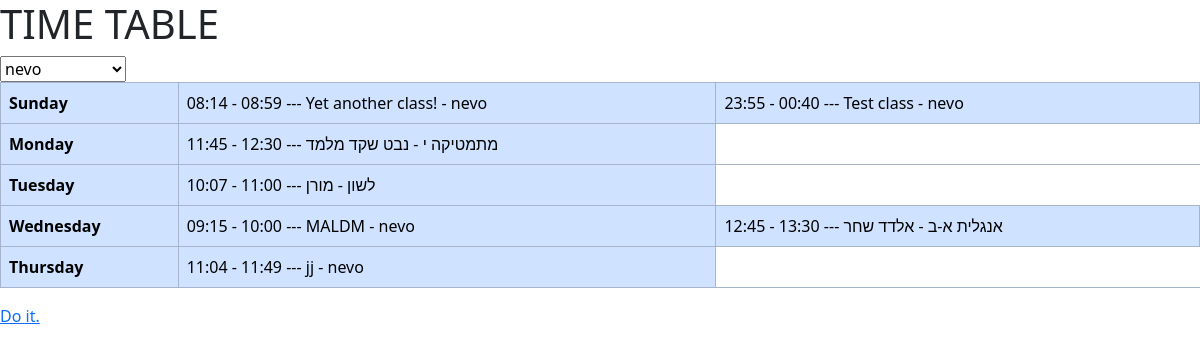
Screenshot of /timetable/ with the database file from the repository.
### timetable/models.py (models this page shows)
class Class(models.Model):
    name = models.CharField(max_length=100)
    day_of_week = models.CharField(default="", max_length=100, choices=DAYS_OF_WEEKDAY)
    hour = models.fields.TimeField(choices={datetime.time(8,30):"08:30",datetime.time(9,15):"09:15",datetime.time(10,7):"10:07",datetime.time(11,0):"11:00",datetime.time(11,45):"11:45",datetime.time(12,45):"12:45",datetime.time(13,45):"13:45"})
    duration = models.fields.DurationField(default=datetime.timedelta(days=0, minutes=45))
    room = models.CharField(max_length=100)
    teacher = models.ForeignKey(Teacher, on_delete=models.CASCADE)
    def __str__(self):
        return str(self.hour)[:5] + " - " + str(
            (datetime.datetime.combine(datetime.date(1, 1, 1), self.hour) + self.duration).time())[
                                            :5] + " --- " + self.name + " - " + self.teacher.name

class Teacher(models.Model):
    name = models.CharField(max_length=100)
    phone_number = models.CharField(max_length=10)
    email = models.EmailField(max_length=100)
    last_sub = models.DateField(default=timezone.now)
    is_available = models.BooleanField(default=True)
    def __str__(self):
        return self.name

### timetable/views.py (the view)
# urls.py: path('', views.index, name='index'),
def index(request):
    classes_by_day = {"Sunday": [], "Monday": [], "Tuesday": [], "Wednesday": [], "Thursday": []}
    for i in classes_by_day:
        classes_by_day[i] = Class.objects.filter(day_of_week=i).order_by("hour")
    return render(request, 'index.html',
                  {"classes": classes_by_day, "teacher": Teacher.objects.all().order_by("last_sub")})

### timetable/templates/index.html (shortened to what this page needs)
<!DOCTYPE html>
<html lang="heb">
<head>
    <link href="https://cdn.jsdelivr.net/npm/bootstrap@5.3.3/dist/css/bootstrap.min.css" rel="stylesheet">
</head>
<body>
	<h1>TIME TABLE</h1>
    <label>
        <select>
            {% for option in teacher %}
            <option>{{ option }}</option>
            {% endfor %}
        </select>
    </label>
    <table class="table table-primary table-bordered">
    {% for key,value in classes.items %}
        <tr>
        <th>{{ key }}</th>
            {% for v in value %}
        <td>{{ v }}</td>
                {% endfor %}
                </tr>
    {% endfor %}
</table>
<p><a href="#">Do it.</a></p>
</body>
</html>

### rows the page displays
Class: hour+duration+name "08:14 - 08:59 --- Yet another class! - nevo"
Class: hour+duration+name "23:55 - 00:40 --- Test class - nevo"
Class: hour+duration+name "11:45 - 12:30 --- מתמטיקה י - נבט שקד מלמד"
Class: hour+duration+name "10:07 - 11:00 --- לשון - מורן"
Class: hour+duration+name "09:15 - 10:00 --- MALDM - nevo"
Class: hour+duration+name "12:45 - 13:30 --- אנגלית א-ב - אלדד שחר"
Class: hour+duration+name "11:04 - 11:49 --- jj - nevo"

### other values shown
{{ key }} "Sunday" "Monday" "Tuesday" "Wednesday" "Thursday"
form field value "nevo"
